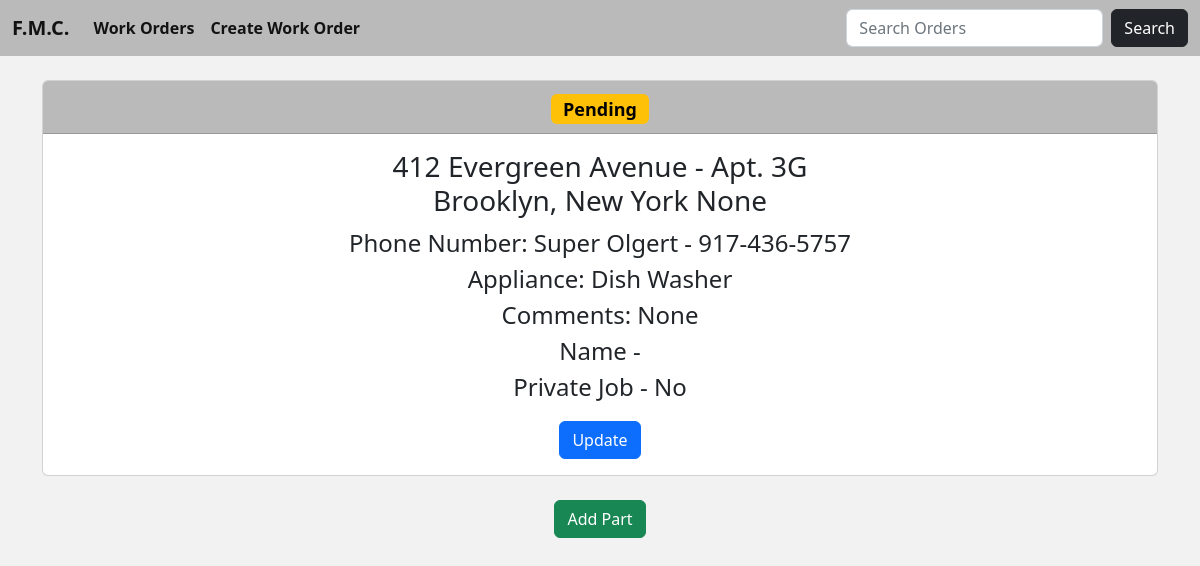
Before: /work_orders_details/61 with the older database file.
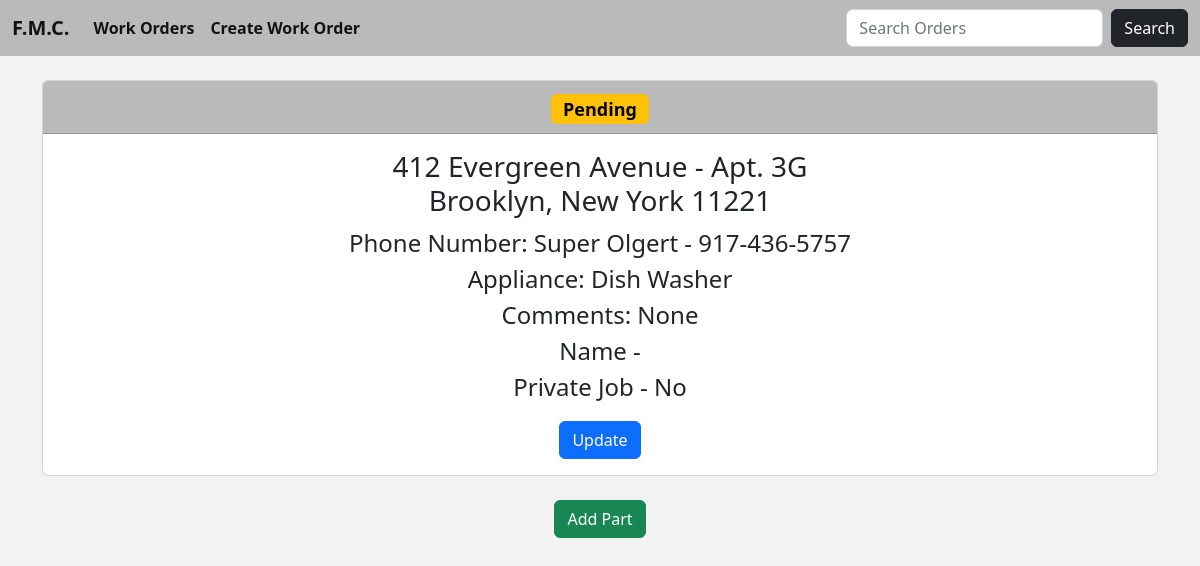
After: the same page with the newer database file.
### fmc/models.py (models this page shows, shortened)
class Work(models.Model):
    company = models.CharField('Management Company', max_length=64, blank=True)
    address = models.CharField(max_length=64)
    apartment = models.CharField(max_length=64)
    city = models.CharField(max_length=64, null=True)
    zip_code = models.IntegerField('Zip Code', null=True, blank=True)
    state = models.CharField(max_length=12, choices=STATE_CHOICES, default='NEW YORK')
    appliance = models.CharField(max_length=64)
    phone = models.CharField('Phone Number', max_length=64, null=True)
    comments = models.CharField(max_length=64, null=True, blank=True)
    private = models.CharField(max_length=12, choices=PRIVATE_CHOICES, default='')
    status = models.CharField(max_length=12, choices=STATUS_CHOICES, default='Pending')
    date_added = models.DateTimeField(auto_now_add=True, null=True)

### fmc/views.py (the view)
# urls.py: path('work_orders_details/<int:pk>', WorkOrderDetails.as_view(), name='work-order-details'),
class WorkOrderDetails(DetailView):
    model = Work
    template_name = 'work_order_details.html'

### fmc/templates/work_order_details.html (shortened to what this page needs)
{% extends 'index.html' %}
{% block body %}
<center>
    <div class="card text-center">
        <div class="card-header fs-4" style="background-color: #BABABA;">
            {% if work.status == 'Pending' %}
                <span class="badge text-bg-warning">{{ work.status }}</span>
            {% elif work.status == '2C2R' %}
                <span class="badge text-bg-danger">{{ work.status }}</span>
            {% else %}
                <span class="badge text-bg-success">{{ work.status }}</span>
            {% endif %}
        </div>
        <div class="card-body">
          <h5 class="card-title fs-3">{{ work.address }} - Apt. {{ work.apartment }}</br>{{ work.city }}, {{ work.state }} {{ work.zip_code }}</h5>
          <p class="card-text fs-4">Phone Number: {{ work.phone }}</br>Appliance: {{ work.appliance }}</br>Comments: {{ work.comments }}</br>
                                    Name - {{ work.company }}</br>Private Job - {{ work.private }}</p>
          <a href="{% url 'update-work-order' work.pk %}" class="btn btn-primary">Update</a>
        </div>
      </div>
    <center>
        <a href="{% url 'add-part' work.pk %}" class="btn btn-success">Add Part</a>
    </center>
</center>
{% endblock %}

### fmc/templates/index.html (shortened to what this page needs)
{% load static %}
<!doctype html>
<html lang="en">
  <head>
    <link href="https://cdn.jsdelivr.net/npm/bootstrap@5.2.3/dist/css/bootstrap.min.css" rel="stylesheet">
    <link rel="stylesheet" href="//code.jquery.com/ui/1.13.2/themes/base/jquery-ui.css">
  </head>
  <body>
    <nav class="navbar navbar-expand-lg" style="background-color: #BABABA;">
      <div class="container-fluid">
        <a class="navbar-brand fs-5 text" href="{% url 'work-orders' %}"><strong>F.M.C.</strong></a>
        <div class="collapse navbar-collapse" id="navbarSupportedContent">
          <ul class="navbar-nav me-auto mb-2 mb-lg-0">
            <li class="nav-item">
              <a class="nav-link active fs-6 text" aria-current="page" href="{% url 'work-orders' %}"><strong>Work Orders</strong></a>
            </li>
            <li class="nav-item">
              <a class="nav-link active fs-6 text" aria-current="page" href="{% url 'create-work-order' %}"><strong>Create Work Order</strong></a>
            </li>
          </ul>
          <form class="d-flex" id="searchform" role="search" method=POST action="{% url 'search-orders' %}">
            <input class="form-control me-2" id="tags" type="search" placeholder="Search Orders" aria-label="Search" name="searched">
            <button class="btn btn-dark" type="submit">Search</button>
          </form>
        </div>
      </div>
    </nav>
    <div class="container">
      {% block body %}{% endblock %}
    </div>
  </body>
</html>

### fmc/templates/index.html (style rules this page uses)
body { background-color: #F2F2F2; }

Changed rows visible on the page:
changed Work "412 Evergreen Avenue": zip_code "None" → "11221"
